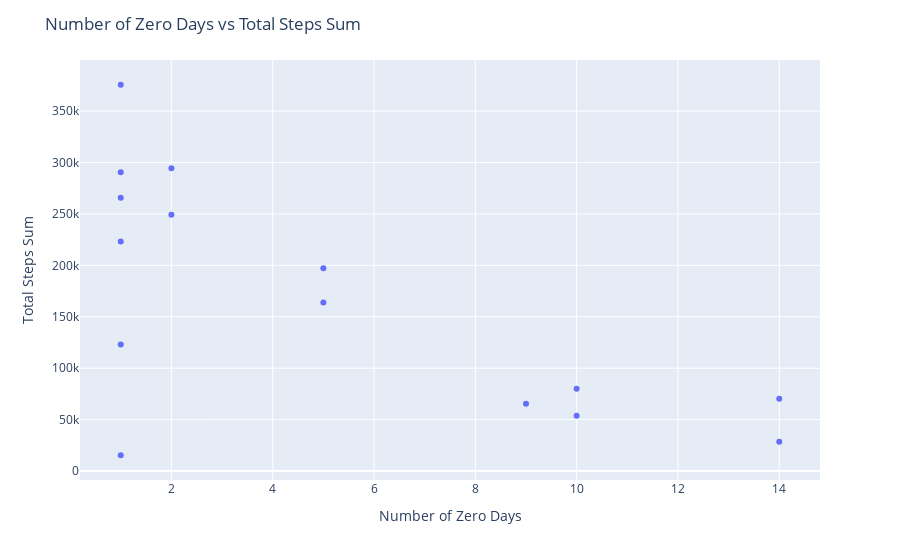

Notebook source saved alongside this figure:
### Markdown cell above
Let's analyze the aforementioned outlier. The user with the id 4057192912. Let's analyze his activity patterns in more detail. Furthermore it will be interesting to see if larger datasets with more users contain more of such user behaviour. Wearing the FitBit continuosly but not being very active while doing so. Such users could maybe be motivated by targeted marketing campaigns and notifications to increase their activity. This might lead to health benefits and thus customer satisfaction and retention.

Also as an alternative to the static approach we took above to find out the user 4057192912, we can generate an interactive plotly graph and hover over the datapoint to find out the id.

### Code cell
# Creating an interactive scatter plot with hover information
fig = px.scatter(merged_df, x='zero_days_count', y='TotalSteps_sum', hover_data=['Id'])
fig.update_layout(
    title='Number of Zero Days vs Total Steps Sum',
    xaxis_title='Number of Zero Days',
    yaxis_title='Total Steps Sum'
)
fig.show()

### Figure 1 — Plotly figure (JSON) as saved in the notebook; plotly's stock layout.template omitted (floating-point values rounded to 4 significant figures)
{"data": [{"customdata": [["1503960366"], ["1844505072"], ["1927972279"], ["4020332650"], ["4057192912"], ["4702921684"], ["5577150313"], ["6117666160"], ["6290855005"], ["6775888955"], ["7007744171"], ["7086361926"], ["8253242879"], ["8583815059"], ["8792009665"]], "hovertemplate": "zero_days_count=%{x}<br>TotalSteps_sum=%{y}<br>Id=%{customdata[0]}<extra></extra>", "legendgroup": "", "marker": {"color": "#636efa", "symbol": "circle"}, "mode": "markers", "name": "", "orientation": "v", "showlegend": false, "type": "scatter", "x": [1, 10, 14, 14, 1, 1, 2, 5, 5, 9, 2, 1, 1, 1, 10], "xaxis": "x", "y": [375619, 79982, 28400, 70284, 15352, 265734, 249133, 197308, 163837, 65512, 294409, 290525, 123161, 223154, 53758], "yaxis": "y"}], "layout": {"legend": {"tracegroupgap": 0}, "margin": {"t": 60}, "title": {"text": "Number of Zero Days vs Total Steps Sum"}, "xaxis": {"anchor": "y", "domain": [0, 1], "title": {"text": "Number of Zero Days"}}, "yaxis": {"anchor": "x", "domain": [0, 1], "title": {"text": "Total Steps Sum"}}}}
